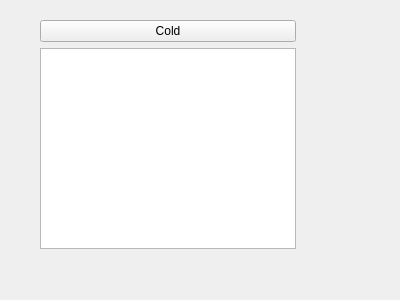
<?xml version="1.0" encoding="UTF-8"?>
<ui version="4.0">
 <class>Form</class>
 <widget class="QWidget" name="Form">
  <property name="geometry">
   <rect>
    <x>0</x>
    <y>0</y>
    <width>400</width>
    <height>300</height>
   </rect>
  </property>
  <property name="windowTitle">
   <string>Form</string>
  </property>
  <widget class="QWidget" name="">
   <property name="geometry">
    <rect>
     <x>40</x>
     <y>20</y>
     <width>258</width>
     <height>229</height>
    </rect>
   </property>
   <property name="maximumSize">
    <size>
     <width>258</width>
     <height>16777215</height>
    </size>
   </property>
   <layout class="QVBoxLayout" name="verticalLayout">
    <item>
     <widget class="QPushButton" name="pushButton">
      <property name="maximumSize">
       <size>
        <width>256</width>
        <height>16777215</height>
       </size>
      </property>
      <property name="text">
       <string>Cold</string>
      </property>
     </widget>
    </item>
    <item>
     <widget class="QListView" name="listView">
      <property name="maximumSize">
       <size>
        <width>256</width>
        <height>16777215</height>
       </size>
      </property>
     </widget>
    </item>
   </layout>
  </widget>
 </widget>
 <resources/>
 <connections>
  <connection>
   <sender>listView</sender>
   <signal>clicked(QModelIndex)</signal>
   <receiver>pushButton</receiver>
   <slot>animateClick()</slot>
   <hints>
    <hint type="sourcelabel">
     <x>293</x>
     <y>91</y>
    </hint>
    <hint type="destinationlabel">
     <x>273</x>
     <y>29</y>
    </hint>
   </hints>
  </connection>
 </connections>
</ui>
